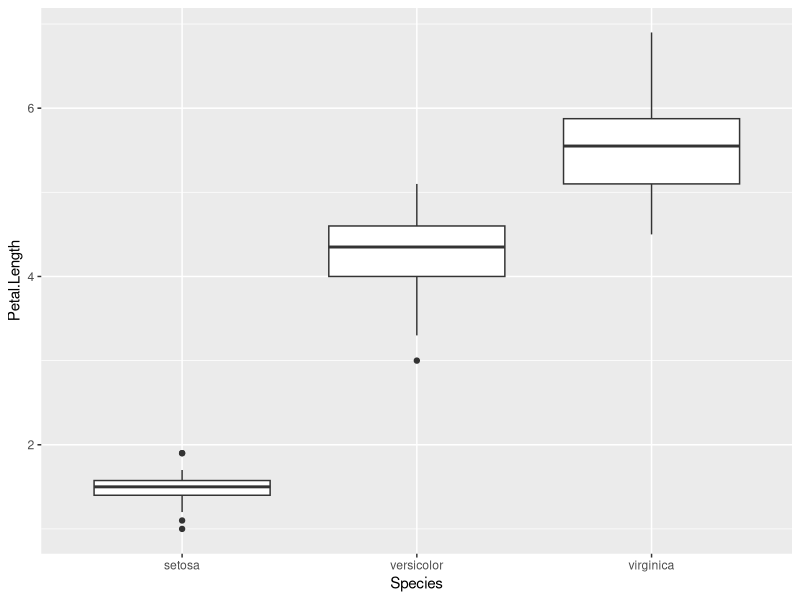
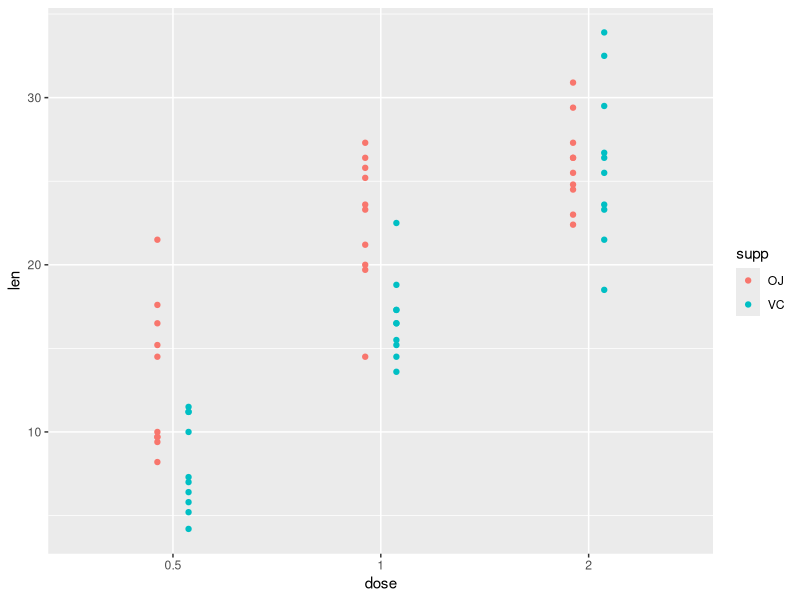

R code for these plots, in order:
# t検定・分散分析・多重比較
# 2026-09-09
# Greg Nishihara

# パッケージの読み込み
library(tidyverse)
library(marginaleffects)
library(emmeans)

irisdf = iris |> as_tibble()

# t検定
# 2群の比較

df1 = irisdf |> filter(str_detect(Species, "set", negate = TRUE))
df2 = irisdf |> filter(str_detect(Species, "vir", negate = TRUE))
df3 = irisdf |> filter(str_detect(Species, "ver", negate = TRUE))

# Petal.Length: versicolor vs virginica
t.test(Petal.Length ~ Species, data = df1)
# ウェルチのt検定を行った結果、virginica の花弁の長さ (5.55) は、versicolor (4.26) よりも有意に違うことが示された (t(95.57) = -12.60, p < 0.001)。

# Petal.Length: setosa vs virginica
t.test(Petal.Length ~ Species, data = df3)

# Petal.Length: setosa vs versicolor
t.test(Petal.Length ~ Species, data = df2)

# 花弁の長さは種によって異なる
# 一元配置分散分析 (Analysis of Variance; ANOVA)
# 応答変数 ~ 説明変数 R モデルの構造
fullmodel = lm(Petal.Length ~ Species, data = irisdf)

ggplot(irisdf) + geom_boxplot(aes(x = Species, y = Petal.Length))

summary(fullmodel)

#一元配置分散分析（または線形回帰モデル）の結果、アヤメの種（Species）は花弁の長さに対して極めて有意な主効果を示した (F(2, 147) = 1180, p < 0.001, R^2(adj) = 0.94)。

# 多重比較

avg_predictions(fullmodel, by = "Species") 

# ボンフェロニー 
hypotheses(fullmodel,  ~ pairwise, multcomp = "bonferroni")
# hypotheses(fullmodel,  ~ pairwise, multcomp = "holm")

# 二元配置分散分析
tgdf = 
  ToothGrowth |> 
  as_tibble() |> 
  mutate(dose = factor(dose), supp = factor(supp))

ggplot(tgdf) +
  geom_point(
    aes(
      x = dose,
      y = len,
      color = supp
    ),
    position = position_dodge(width = 0.3)
  )

fullmodel = lm(len ~ dose + supp + dose:supp, data = tgdf)
summary(fullmodel) # モデル計数表
anova(fullmodel) # 分散分析表

# tgdf |> group_by(dose, supp) |> reframe(mean = mean(len))
avg_predictions(fullmodel, by = c("dose", "supp")) 
avg_comparisons(fullmodel)

eout = emmeans(fullmodel, specs = ~ supp|dose)
# emmeans(fullmodel, specs = ~ dose | supp)
contrast(eout, "pairwise", adj = "holm")

eout2 = emmeans(fullmodel, specs = ~ dose|supp)
# emmeans(fullmodel, specs = ~ dose | supp)
contrast(eout2, "pairwise", adj = "holm")
